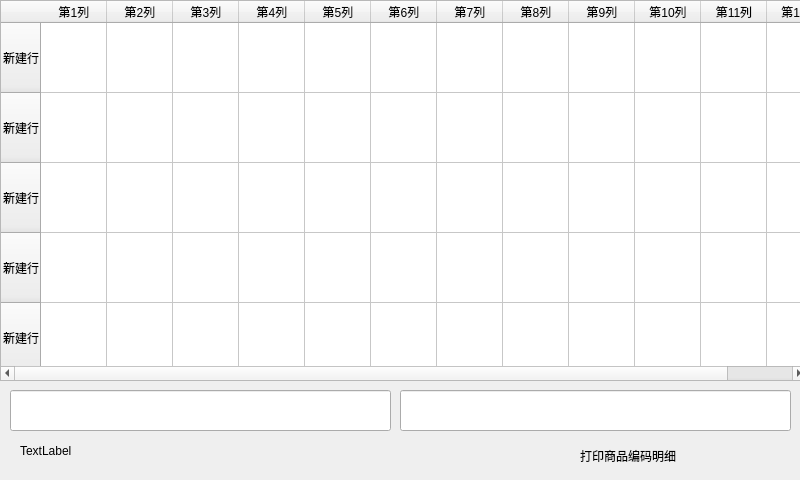
<?xml version="1.0" encoding="UTF-8"?>
<ui version="4.0">
 <class>FormGoodsKey700</class>
 <widget class="QWidget" name="FormGoodsKey700">
  <property name="geometry">
   <rect>
    <x>0</x>
    <y>0</y>
    <width>800</width>
    <height>480</height>
   </rect>
  </property>
  <property name="minimumSize">
   <size>
    <width>800</width>
    <height>480</height>
   </size>
  </property>
  <property name="maximumSize">
   <size>
    <width>800</width>
    <height>480</height>
   </size>
  </property>
  <property name="windowTitle">
   <string>Form</string>
  </property>
  <property name="styleSheet">
   <string notr="true">#FormGoodsKey700{border-image: url(:/image/report.png);}</string>
  </property>
  <widget class="QTableWidget" name="tableWidget">
   <property name="geometry">
    <rect>
     <x>0</x>
     <y>0</y>
     <width>821</width>
     <height>381</height>
    </rect>
   </property>
   <attribute name="horizontalHeaderDefaultSectionSize">
    <number>66</number>
   </attribute>
   <attribute name="verticalHeaderDefaultSectionSize">
    <number>70</number>
   </attribute>
   <row>
    <property name="text">
     <string>新建行</string>
    </property>
   </row>
   <row>
    <property name="text">
     <string>新建行</string>
    </property>
   </row>
   <row>
    <property name="text">
     <string>新建行</string>
    </property>
   </row>
   <row>
    <property name="text">
     <string>新建行</string>
    </property>
   </row>
   <row>
    <property name="text">
     <string>新建行</string>
    </property>
   </row>
   <column>
    <property name="text">
     <string>第1列</string>
    </property>
   </column>
   <column>
    <property name="text">
     <string>第2列</string>
    </property>
   </column>
   <column>
    <property name="text">
     <string>第3列</string>
    </property>
   </column>
   <column>
    <property name="text">
     <string>第4列</string>
    </property>
   </column>
   <column>
    <property name="text">
     <string>第5列</string>
    </property>
   </column>
   <column>
    <property name="text">
     <string>第6列</string>
    </property>
   </column>
   <column>
    <property name="text">
     <string>第7列</string>
    </property>
   </column>
   <column>
    <property name="text">
     <string>第8列</string>
    </property>
   </column>
   <column>
    <property name="text">
     <string>第9列</string>
    </property>
   </column>
   <column>
    <property name="text">
     <string>第10列</string>
    </property>
   </column>
   <column>
    <property name="text">
     <string>第11列</string>
    </property>
   </column>
   <column>
    <property name="text">
     <string>第12列</string>
    </property>
   </column>
  </widget>
  <widget class="QLineEdit" name="lineEdit_goodsCode">
   <property name="geometry">
    <rect>
     <x>10</x>
     <y>390</y>
     <width>381</width>
     <height>41</height>
    </rect>
   </property>
  </widget>
  <widget class="QLineEdit" name="lineEdit_keys">
   <property name="geometry">
    <rect>
     <x>400</x>
     <y>390</y>
     <width>391</width>
     <height>41</height>
    </rect>
   </property>
  </widget>
  <widget class="QLabel" name="label_msg">
   <property name="geometry">
    <rect>
     <x>20</x>
     <y>430</y>
     <width>621</width>
     <height>41</height>
    </rect>
   </property>
   <property name="text">
    <string>TextLabel</string>
   </property>
  </widget>
  <widget class="QLabel" name="label_print">
   <property name="geometry">
    <rect>
     <x>580</x>
     <y>440</y>
     <width>211</width>
     <height>31</height>
    </rect>
   </property>
   <property name="text">
    <string>打印商品编码明细</string>
   </property>
  </widget>
 </widget>
 <resources/>
 <connections/>
</ui>
